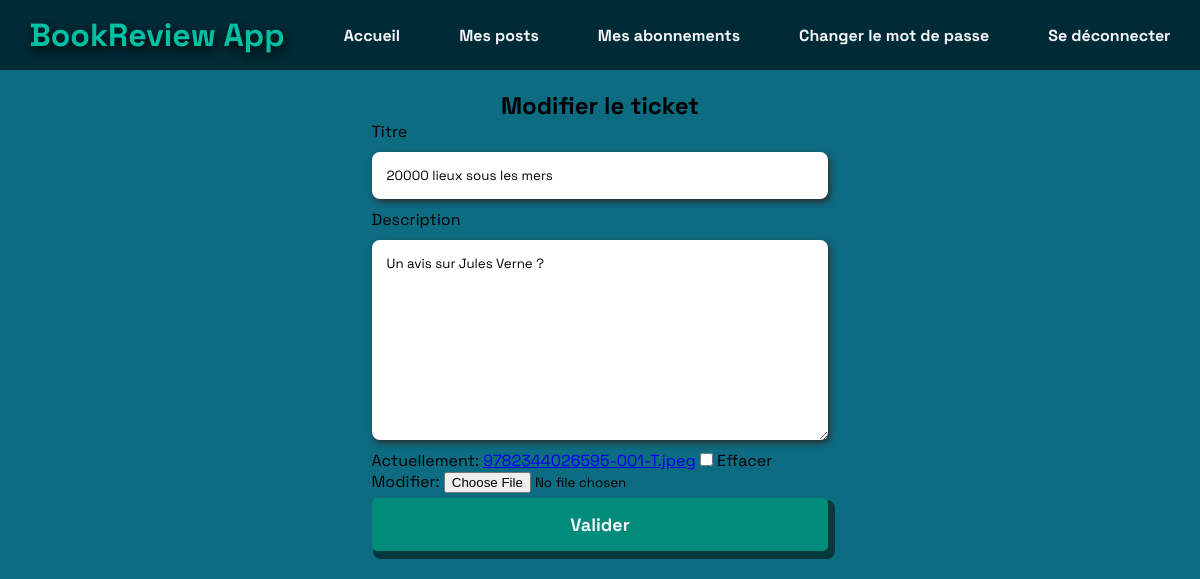
The app's page /ticket/2/update (signed in) with its own data.
### review/models.py (models this page shows, shortened)
class Ticket(models.Model):
    title = models.CharField(max_length=128)
    description = models.TextField(max_length=2048, blank=True)
    user = models.ForeignKey(settings.AUTH_USER_MODEL, on_delete=models.CASCADE)
    image = models.ImageField(null=True, blank=True)
    date_created = models.DateTimeField(auto_now_add=True)
    IMAGE_MAX_SIZE = (300, 600)

### review/views.py (the view, shortened to what this page needs)
# urls.py: path('ticket/<int:ticket_id>/update', login_required(review.views.TicketUpdate.as_view()), name='ticket-update'),
class TicketUpdate(View):
    def get(self, request, ticket_id):
        ticket = get_object_or_404(Ticket, id=ticket_id)
        form = forms.TicketForm(instance=ticket)
        if request.user != ticket.user:
            return redirect('tickets_reviews_feed')
        context = {
            "form": form,
        }
        return render(request, 'review/ticket_update.html', context)

### review/forms.py
class TicketForm(forms.ModelForm):
    def __init__(self, *args, **kwargs):
        super().__init__(*args, **kwargs)
        self.fields['title'].widget.attrs.update({'class': 'input_headline', "placeholder": " "})
        self.fields['title'].label = "Titre"
        self.fields['description'].widget.attrs.update({'class': 'input_body', "placeholder": " "})
        self.fields['description'].label = "Description"
    class Meta:
        model = Ticket
        fields = ['title', 'description', 'image']

### review/templates/review/ticket_update.html (shortened to what this page needs)
{% extends "base.html" %}
{% load static %}
{% block statics %}
    <link rel="stylesheet" type="text/css" href="{% static 'review/styles.css' %}?{% now "U" %}">
{% endblock %}
{% block content %}
    <div class="bloc-form-container">
        <h2 class="title-form">Modifier le ticket</h2>
        <form method="post" enctype="multipart/form-data">
            <div class="input-field">
                <label class="input-label" for="title">{{ form.title.label }}</label>
                {{ form.title }}
            </div>
            <div class="input-field">
                <label class="input-label" for="description">{{ form.description.label }}</label>
                {{ form.description }}
            </div>
            {{ form.image }}
            <button type="submit" class="btn-validate">Valider</button>
        </form>
    </div>
{% endblock %}

### static/base/styles.css (style rules this page uses)
* { margin: 0; padding: 0; box-sizing: border-box; -webkit-font-smoothing: antialiased; font-family: 'Space Grotesk', sans-serif; }

### review/static/review/styles.css (style rules this page uses)
body { background-color: #0D6B82; }
.btn-ticket, .btn-to-follow, .btn-followed, .btn-validate { width: 150px; padding: 15px; background: rgba(0, 140, 122, 1); border-radius: 5px; margin: 5px 0; box-shadow: 4px 5px 0 3px #05393b; border: none; cursor: pointer; transition: all 0.2s linear; color: #f5f6fa; font-weight: 900; font-size: 18px; position: relative; top: 0; left: 0; }
.bloc-form-container { display: flex; flex-direction: column; align-items: center; margin: 20px 0; }
.input-field { display: flex; flex-direction: column; }
.btn-validate { width: 100%; }
.title-form { text-align: center; }
.input_headline, .input_body, .input_rating { padding: 15px; border-radius: 8px; border: none; box-shadow: 2px 3px 6px 0 #2e2d2d; margin: 10px 0; }

### records on screen
Ticket: title "20000 lieux sous les mers", description "Un avis sur Jules Verne ?"
